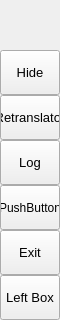
        <widget class="QFrame" name="leftMenuBg">
         <property name="minimumSize">
          <size>
           <width>60</width>
           <height>0</height>
          </size>
         </property>
         <property name="maximumSize">
          <size>
           <width>60</width>
           <height>16777215</height>
          </size>
         </property>
         <property name="frameShape">
          <enum>QFrame::NoFrame</enum>
         </property>
         <property name="frameShadow">
          <enum>QFrame::Raised</enum>
         </property>
         <layout class="QVBoxLayout" name="verticalLayout_3">
          <property name="spacing">
           <number>0</number>
          </property>
          <property name="leftMargin">
           <number>0</number>
          </property>
          <property name="topMargin">
           <number>0</number>
          </property>
          <property name="rightMargin">
           <number>0</number>
          </property>
          <property name="bottomMargin">
           <number>0</number>
          </property>
          <item>
           <widget class="QFrame" name="topLogoInfo">
            <property name="minimumSize">
             <size>
              <width>0</width>
              <height>50</height>
             </size>
            </property>
            <property name="maximumSize">
             <size>
              <width>16777215</width>
              <height>50</height>
             </size>
            </property>
            <property name="frameShape">
             <enum>QFrame::NoFrame</enum>
            </property>
            <property name="frameShadow">
             <enum>QFrame::Raised</enum>
            </property>
            <widget class="QFrame" name="topLogo">
             <property name="geometry">
              <rect>
               <x>10</x>
               <y>5</y>
               <width>42</width>
               <height>42</height>
              </rect>
             </property>
             <property name="minimumSize">
              <size>
               <width>42</width>
               <height>42</height>
              </size>
             </property>
             <property name="maximumSize">
              <size>
               <width>42</width>
               <height>42</height>
              </size>
             </property>
             <property name="frameShape">
              <enum>QFrame::NoFrame</enum>
             </property>
             <property name="frameShadow">
              <enum>QFrame::Raised</enum>
             </property>
            </widget>
            <widget class="QLabel" name="titleLeftApp">
             <property name="geometry">
              <rect>
               <x>70</x>
               <y>8</y>
               <width>160</width>
               <height>20</height>
              </rect>
             </property>
             <property name="font">
              <font>
               <family>Segoe UI Semibold</family>
               <pointsize>12</pointsize>
               <italic>false</italic>
               <bold>false</bold>
              </font>
             </property>
             <property name="text">
              <string>PyDracula</string>
             </property>
             <property name="alignment">
              <set>Qt::AlignLeading|Qt::AlignLeft|Qt::AlignTop</set>
             </property>
            </widget>
            <widget class="QLabel" name="titleLeftDescription">
             <property name="geometry">
              <rect>
               <x>70</x>
               <y>27</y>
               <width>160</width>
               <height>16</height>
              </rect>
             </property>
             <property name="maximumSize">
              <size>
               <width>16777215</width>
               <height>16</height>
              </size>
             </property>
             <property name="font">
              <font>
               <family>Segoe UI</family>
               <pointsize>8</pointsize>
               <italic>false</italic>
               <bold>false</bold>
              </font>
             </property>
             <property name="text">
              <string>Modern GUI / Flat Style</string>
             </property>
             <property name="alignment">
              <set>Qt::AlignLeading|Qt::AlignLeft|Qt::AlignTop</set>
             </property>
            </widget>
           </widget>
          </item>
          <item>
           <widget class="QFrame" name="leftMenuFrame">
            <property name="focusPolicy">
             <enum>Qt::NoFocus</enum>
            </property>
            <property name="frameShape">
             <enum>QFrame::NoFrame</enum>
            </property>
            <property name="frameShadow">
             <enum>QFrame::Raised</enum>
            </property>
            <layout class="QVBoxLayout" name="verticalMenuLayout">
             <property name="spacing">
              <number>0</number>
             </property>
             <property name="leftMargin">
              <number>0</number>
             </property>
             <property name="topMargin">
              <number>0</number>
             </property>
             <property name="rightMargin">
              <number>0</number>
             </property>
             <property name="bottomMargin">
              <number>0</number>
             </property>
             <item>
              <widget class="QFrame" name="toggleBox">
               <property name="maximumSize">
                <size>
                 <width>16777215</width>
                 <height>45</height>
                </size>
               </property>
               <property name="frameShape">
                <enum>QFrame::NoFrame</enum>
               </property>
               <property name="frameShadow">
                <enum>QFrame::Raised</enum>
               </property>
               <layout class="QVBoxLayout" name="verticalLayout_4">
                <property name="spacing">
                 <number>0</number>
                </property>
                <property name="leftMargin">
                 <number>0</number>
                </property>
                <property name="topMargin">
                 <number>0</number>
                </property>
                <property name="rightMargin">
                 <number>0</number>
                </property>
                <property name="bottomMargin">
                 <number>0</number>
                </property>
                <item>
                 <widget class="QPushButton" name="toggleButton">
                  <property name="sizePolicy">
                   <sizepolicy hsizetype="Expanding" vsizetype="Fixed">
                    <horstretch>0</horstretch>
                    <verstretch>0</verstretch>
                   </sizepolicy>
                  </property>
                  <property name="minimumSize">
                   <size>
                    <width>0</width>
                    <height>45</height>
                   </size>
                  </property>
                  <property name="font">
                   <font>
                    <family>Segoe UI</family>
                    <pointsize>10</pointsize>
                    <italic>false</italic>
                    <bold>false</bold>
                   </font>
                  </property>
                  <property name="cursor">
                   <cursorShape>PointingHandCursor</cursorShape>
                  </property>
                  <property name="layoutDirection">
                   <enum>Qt::LeftToRight</enum>
                  </property>
                  <property name="styleSheet">
                   <string notr="true">background-image: url(:/icons/images/icons/icon_menu.png);</string>
                  </property>
                  <property name="text">
                   <string>Hide</string>
                  </property>
                 </widget>
                </item>
               </layout>
              </widget>
             </item>
             <item alignment="Qt::AlignTop">
              <widget class="QFrame" name="topMenu">
               <property name="frameShape">
                <enum>QFrame::NoFrame</enum>
               </property>
               <property name="frameShadow">
                <enum>QFrame::Raised</enum>
               </property>
               <layout class="QVBoxLayout" name="verticalLayout_8">
                <property name="spacing">
                 <number>0</number>
                </property>
                <property name="leftMargin">
                 <number>0</number>
                </property>
                <property name="topMargin">
                 <number>0</number>
                </property>
                <property name="rightMargin">
                 <number>0</number>
                </property>
                <property name="bottomMargin">
                 <number>0</number>
                </property>
                <item>
                 <widget class="QPushButton" name="btn_home">
                  <property name="sizePolicy">
                   <sizepolicy hsizetype="Expanding" vsizetype="Fixed">
                    <horstretch>0</horstretch>
                    <verstretch>0</verstretch>
                   </sizepolicy>
                  </property>
                  <property name="minimumSize">
                   <size>
                    <width>0</width>
                    <height>45</height>
                   </size>
                  </property>
                  <property name="font">
                   <font>
                    <family>Segoe UI</family>
                    <pointsize>10</pointsize>
                    <italic>false</italic>
                    <bold>false</bold>
                   </font>
                  </property>
                  <property name="cursor">
                   <cursorShape>PointingHandCursor</cursorShape>
                  </property>
                  <property name="layoutDirection">
                   <enum>Qt::LeftToRight</enum>
                  </property>
                  <property name="styleSheet">
                   <string notr="true">background-image: url(:/icons/images/icons/cil-home.png);</string>
                  </property>
                  <property name="text">
                   <string>Retranslator</string>
                  </property>
                 </widget>
                </item>
                <item>
                 <widget class="QPushButton" name="btn_log">
                  <property name="sizePolicy">
                   <sizepolicy hsizetype="Expanding" vsizetype="Fixed">
                    <horstretch>0</horstretch>
                    <verstretch>0</verstretch>
                   </sizepolicy>
                  </property>
                  <property name="minimumSize">
                   <size>
                    <width>0</width>
                    <height>45</height>
                   </size>
                  </property>
                  <property name="font">
                   <font>
                    <family>Segoe UI</family>
                    <pointsize>10</pointsize>
                    <italic>false</italic>
                    <bold>false</bold>
                   </font>
                  </property>
                  <property name="cursor">
                   <cursorShape>PointingHandCursor</cursorShape>
                  </property>
                  <property name="layoutDirection">
                   <enum>Qt::LeftToRight</enum>
                  </property>
                  <property name="styleSheet">
                   <string notr="true">background-image: url(:/icons/images/icons/cil-align-center.png);</string>
                  </property>
                  <property name="text">
                   <string>Log</string>
                  </property>
                 </widget>
                </item>
                <item>
                 <widget class="QPushButton" name="btn_start_stop">
                  <property name="minimumSize">
                   <size>
                    <width>0</width>
                    <height>45</height>
                   </size>
                  </property>
                  <property name="cursor">
                   <cursorShape>PointingHandCursor</cursorShape>
                  </property>
                  <property name="styleSheet">
                   <string notr="true">background-image: url(:/icons/images/icons/cil-media-pause.png);</string>
                  </property>
                  <property name="text">
                   <string>PushButton</string>
                  </property>
                 </widget>
                </item>
                <item>
                 <widget class="QPushButton" name="btn_exit">
                  <property name="sizePolicy">
                   <sizepolicy hsizetype="Expanding" vsizetype="Fixed">
                    <horstretch>0</horstretch>
                    <verstretch>0</verstretch>
                   </sizepolicy>
                  </property>
                  <property name="minimumSize">
                   <size>
                    <width>0</width>
                    <height>45</height>
                   </size>
                  </property>
                  <property name="font">
                   <font>
                    <family>Segoe UI</family>
                    <pointsize>10</pointsize>
                    <italic>false</italic>
                    <bold>false</bold>
                   </font>
                  </property>
                  <property name="cursor">
                   <cursorShape>PointingHandCursor</cursorShape>
                  </property>
                  <property name="layoutDirection">
                   <enum>Qt::LeftToRight</enum>
                  </property>
                  <property name="styleSheet">
                   <string notr="true">background-image: url(:/icons/images/icons/cil-x.png);</string>
                  </property>
                  <property name="text">
                   <string>Exit</string>
                  </property>
                 </widget>
                </item>
               </layout>
              </widget>
             </item>
             <item alignment="Qt::AlignBottom">
              <widget class="QFrame" name="bottomMenu">
               <property name="frameShape">
                <enum>QFrame::NoFrame</enum>
               </property>
               <property name="frameShadow">
                <enum>QFrame::Raised</enum>
               </property>
               <layout class="QVBoxLayout" name="verticalLayout_9">
                <property name="spacing">
                 <number>0</number>
                </property>
                <property name="leftMargin">
                 <number>0</number>
                </property>
                <property name="topMargin">
                 <number>0</number>
                </property>
                <property name="rightMargin">
                 <number>0</number>
                </property>
                <property name="bottomMargin">
                 <number>0</number>
                </property>
                <item>
                 <widget class="QPushButton" name="toggleLeftBox">
                  <property name="sizePolicy">
                   <sizepolicy hsizetype="Expanding" vsizetype="Fixed">
                    <horstretch>0</horstretch>
                    <verstretch>0</verstretch>
                   </sizepolicy>
                  </property>
                  <property name="minimumSize">
                   <size>
                    <width>0</width>
                    <height>45</height>
                   </size>
                  </property>
                  <property name="font">
                   <font>
                    <family>Segoe UI</family>
                    <pointsize>10</pointsize>
                    <italic>false</italic>
                    <bold>false</bold>
                   </font>
                  </property>
                  <property name="cursor">
                   <cursorShape>PointingHandCursor</cursorShape>
                  </property>
                  <property name="layoutDirection">
                   <enum>Qt::LeftToRight</enum>
                  </property>
                  <property name="styleSheet">
                   <string notr="true">background-image: url(:/icons/images/icons/icon_settings.png);</string>
                  </property>
                  <property name="text">
                   <string>Left Box</string>
                  </property>
                 </widget>
                </item>
               </layout>
              </widget>
             </item>
            </layout>
           </widget>
          </item>
         </layout>
        </widget>
